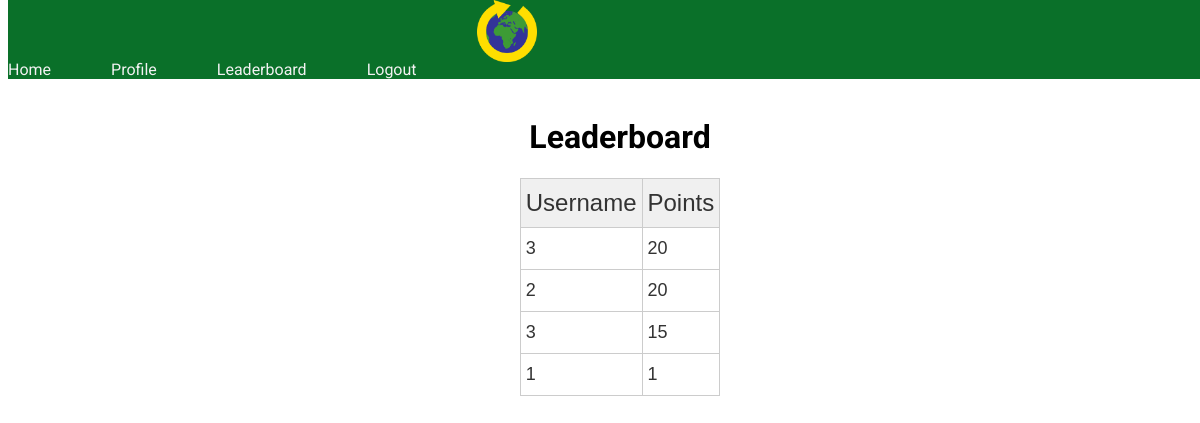
The app's page /leaderboard/2 (signed in) with its own data.
### app/models.py (models this page shows, shortened)
class Post(db.Model):
    id = db.Column(db.Integer, primary_key=True)
    body = db.Column(db.String(140))
    action = db.Column(db.String(64))
    item = db.Column(db.String(64))
    timestamp = db.Column(db.String, index=True)
    user_id = db.Column(db.Integer, db.ForeignKey('user.id'))
    points = db.Column(db.Integer,default=0)
    likes = db.Column(db.Integer, default=0)

class User(UserMixin, db.Model):
    id = db.Column(db.Integer, primary_key=True)
    username = db.Column(db.String(64), index=True, unique=True)
    email = db.Column(db.String(120), index=True, unique=True)
    password_hash = db.Column(db.String(128))
    posts = db.relationship('Post', backref='author', lazy='dynamic')
    points = db.Column(db.Integer, default=0)
    followed = db.relationship(
        'User', secondary=followers,
        primaryjoin=(followers.c.follower_id == id),
        secondaryjoin=(followers.c.followed_id == id),
        backref=db.backref('followers', lazy='dynamic'), lazy='dynamic')
    def followed_points(self):
        followed = Post.query.join(
            followers, (followers.c.followed_id == Post.user_id)).filter(
                followers.c.follower_id == self.id)
        own = Post.query.filter_by(user_id=self.id)
        return followed.union(own).order_by(Post.points.desc())

### app/routes.py (the view)
@app.route('/leaderboard/<username>')
@login_required
def leaderboard(username):
    pointlist = current_user.followed_points().all()
    return render_template("leaderboard.html", user=username, points=pointlist)

### app/models.py (called while the page is built)
@login.user_loader
def load_user(id):
    return User.query.get(int(id))

### app/templates/leaderboard.html (shortened to what this page needs)
{% extends "base.html" %}
{% block content %}
<h1>
    Leaderboard
</h1>
<center>
<table class="tg">
    <thead>
      <tr>
        <th class="tg-0lax">Username</th>
        <th class="tg-0lax">Points</th>
      </tr>
    </thead>
    <tbody>
        {% for points in points %}
        <tr>
          <td class="tg-0lax">{{ points.author.username }}</td>
          <td class="tg-0lax">{{ points.points }}</td>
        </tr>
        {% endfor %}
      </tbody>
    </center>
{% endblock %}

### app/static/base.css (style rules this page uses)
h1 { font-family: Roboto, Open Sans, sans-serif; text-align: center; }
body { background-color:white; }

### app/templates/leaderboard.html (style rules this page uses)
.tg { border-collapse:collapse;border-color:#ccc;border-spacing:0; }
.tg td { background-color:#fff;border-color:#ccc;border-style:solid;border-width:1px;color:#333; font-family:Arial, sans-serif;font-size:18px;overflow:hidden;padding:10px 5px;word-break:normal; }
.tg th { background-color:#f0f0f0;border-color:#ccc;border-style:solid;border-width:1px;color:#333; font-family:Arial, sans-serif;font-size:24px;font-weight:normal;overflow:hidden;padding:10px 5px;word-break:normal; }
.tg .tg-0lax { text-align:left;vertical-align:top }

### records on screen
Post: author.username "3", points "20"
Post: author.username "2", points "20"
Post: author.username "3", points "15"
Post: author.username "1", points "1"
